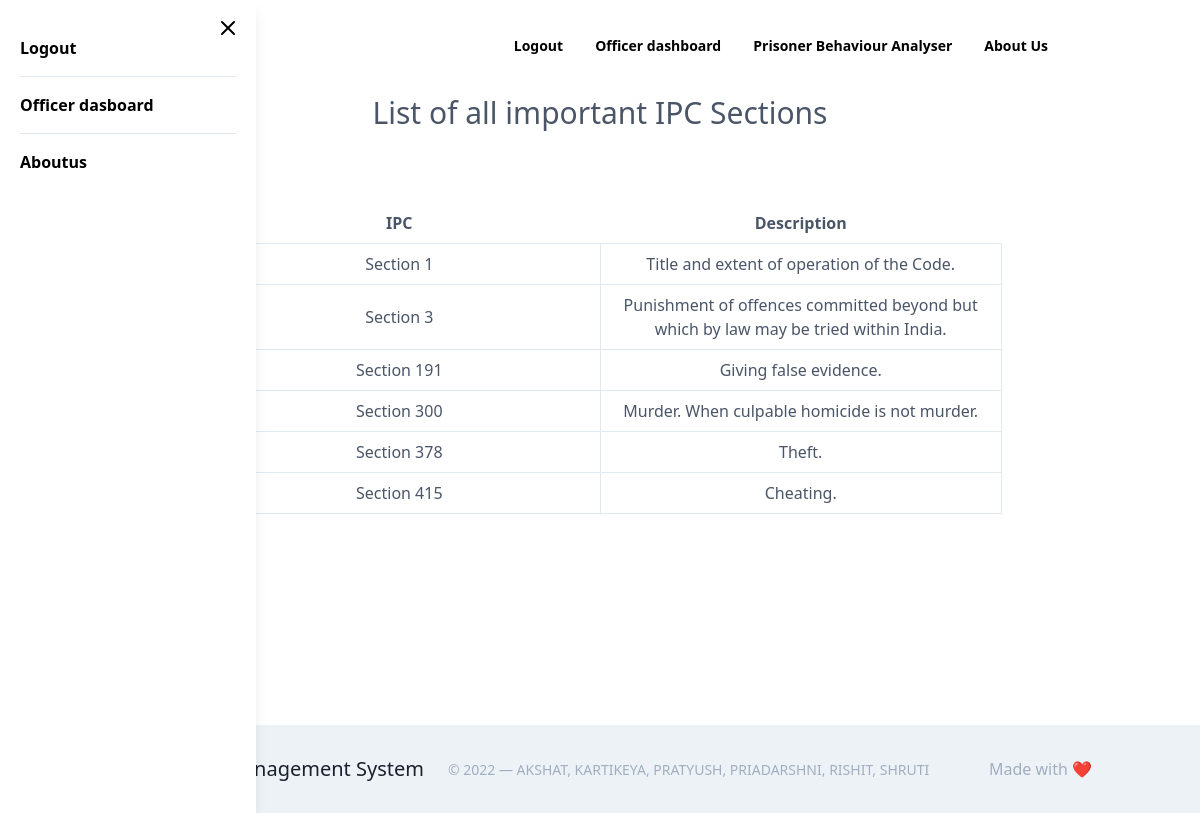
The app's page /ipc_view.php (signed in) with its own data.
### tables this page shows
CREATE TABLE Crime(
	IPC int(11) PRIMARY KEY not null,
    Description longtext
);

### ipc_view.php (the view, shortened to what this page needs)
<?php
    require 'header.php';
    $sql="SELECT * FROM Crime";
    $result=mysqli_query($conn,$sql);
    $resultCheck=mysqli_num_rows($result);
    if($resultCheck  > 0){?>
  <section class="text-gray-700 body-font relative">
  <h1 class="text-3xl text-center">
            List of all important IPC Sections
        </h1>
    <div class="container text-center px-5 my-5 mx-auto">
        <div class="flex items-center justify-center bg-gray-50 pt-12 pb-56 px-4 sm:px-6 lg:px-8">
        <table class="table-fixed">
            <thead>
              <tr>
                <th class="w-1/2 px-7 py-2">IPC</th>
                <th class="w-1/2 px-7 py-2">Description</th>
              </tr>
            </thead>
            <tbody>
        <?php
         while($row=mysqli_fetch_assoc($result)){ ?>
              <tr>
                <td class="border px-4 py-2"><?php echo"Section ".$row['IPC']."<br>";?></td>
                <td class="border px-4 py-2"><?php echo$row['Description']."<br>";?></td>
              </tr>
        <?php }?>
        </tbody>
        </table>
    <?php }
   ?>
    </div>
  </div>
</section>
<footer class="foot">
<?php
 require'footer.php';?>

### ipc_view.php (style rules this page uses)
.foot { padding-top:55px; }

### records on screen
crime: IPC "1", Description "Title and extent of operation of the Code."
crime: IPC "3", Description "Punishment of offences committed beyond but which by law may be tried within India."
crime: IPC "191", Description "Giving false evidence."
crime: IPC "300", Description "Murder. When culpable homicide is not murder."
crime: IPC "378", Description "Theft."
crime: IPC "415", Description "Cheating."
